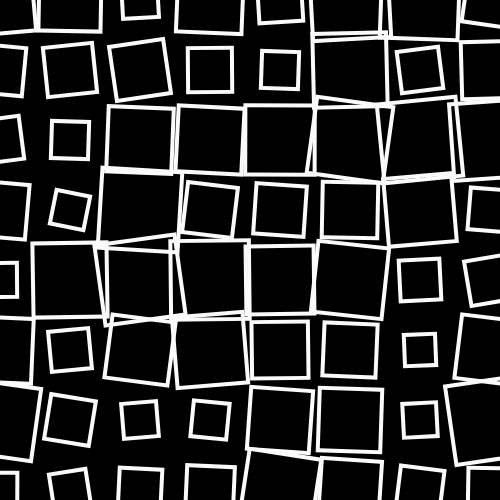
Frame 1 (no input)
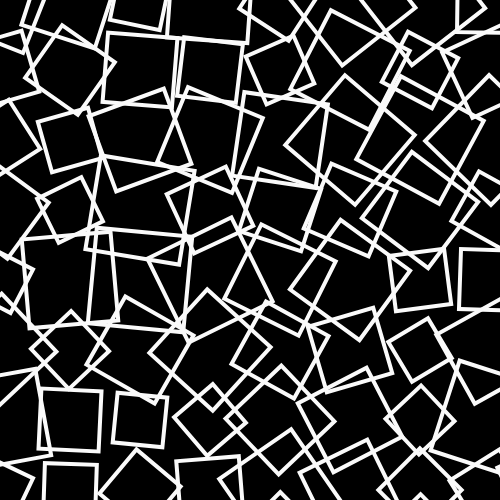
Frame 60 (no input)
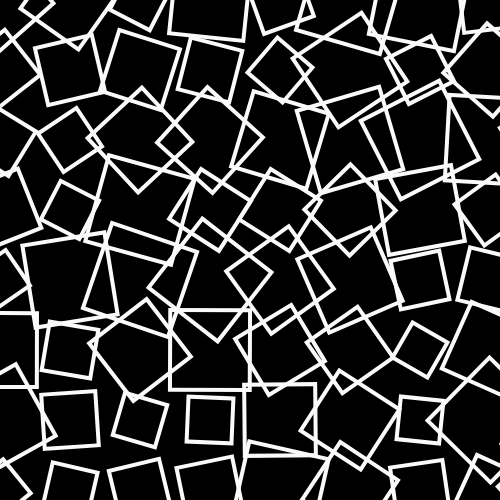
Frame 120 (the mouse pressed at the canvas centre since frame 60)

The p5.js sketch that drew these frames (run headless with seeded random() and noise() and a simulated clock; from frame 60 on, the mouse is pressed at the canvas centre):

// p5.js sketch
// ── sketch.js
let nElementos = 12;
let tamanos = [];
let angulos = [];
let velocidades = [];

let delta = 0;
let mov = 1;

function setup() {
  createCanvas(500, 500);
  noFill();
  stroke(250);
  strokeWeight(4);
  rectMode(CENTER);
  
  for (let i = 0; i < nElementos; i++) {
    tamanos[i] = [];
    angulos[i] = [];
    velocidades[i] = [];
    for (let j = 0; j < nElementos; j++) {
      tamanos[i][j] = random(30,80);
      angulos[i][j] = 90 + random(-10, 10);
      velocidades[i][j] = random(-0.9,0.9);
    }
  }
}

function draw() {
  background(0);
  
  delta += mov;
  
  if(delta>20 || delta <0){
    mov *= -1;
  }
  for (let i = 0; i < nElementos; i++) {
    for (let j = 0; j < nElementos; j++) {
      angulos[i][j] += velocidades[i][j];
      
      modulo(70 * i, 70 * j, tamanos[i][j]+delta, angulos[i][j] + velocidades[i][j]);
    }
  }
}

function modulo(x, y, t, r) {
  push();
  translate(x, y);
  rotate(radians(r))
  square(0, 0, t);
  pop();
}

function mouseClicked(){
  randomizar();
}

function randomizar(){
  for (let i = 0; i < nElementos; i++) {
    tamanos[i] = [];
    for (let j = 0; j < nElementos; j++) {
      tamanos[i][j] = random(30,80);
    }
  }
}
